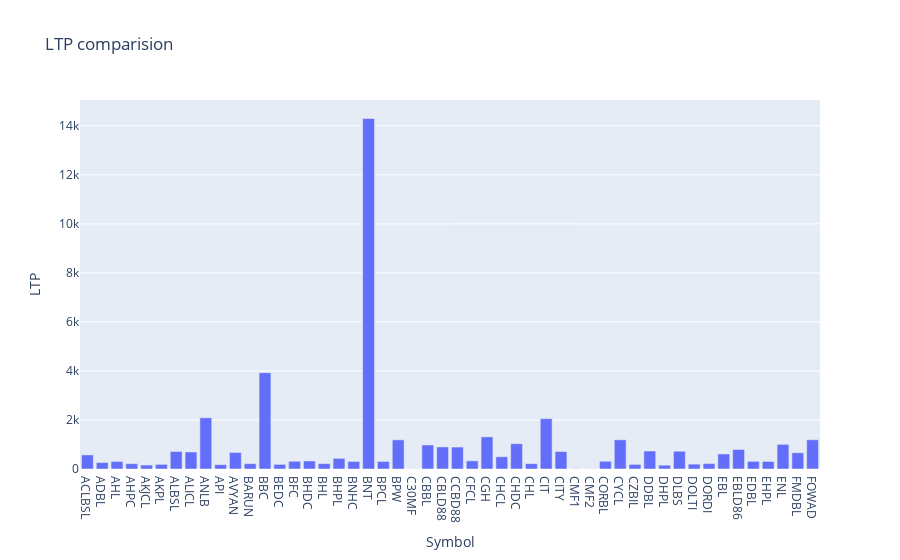

Here is the notebook cell this chart was saved with:
### Code cell
# LTP comparision
import plotly.express as px

fig = px.bar(df[0:50], x='Symbol', y='LTP', title='LTP comparision')
fig.show()

### Figure 1 — Plotly figure (JSON) as saved in the notebook; plotly's stock layout.template omitted (floating-point values rounded to 4 significant figures)
{"data": [{"alignmentgroup": "True", "hovertemplate": "Symbol=%{x}<br>LTP=%{y}<extra></extra>", "legendgroup": "", "marker": {"color": "#636efa", "pattern": {"shape": ""}}, "name": "", "offsetgroup": "", "orientation": "v", "showlegend": false, "textposition": "auto", "type": "bar", "x": ["ACLBSL", "ADBL", "AHL", "AHPC", "AKJCL", "AKPL", "ALBSL", "ALICL", "ANLB", "API", "AVYAN", "BARUN", "BBC", "BEDC", "BFC", "BHDC", "BHL", "BHPL", "BNHC", "BNT", "BPCL", "BPW", "C30MF", "CBBL", "CBLD88", "CCBD88", "CFCL", "CGH", "CHCL", "CHDC", "CHL", "CIT", "CITY", "CMF1", "CMF2", "CORBL", "CYCL", "CZBIL", "DDBL", "DHPL", "DLBS", "DOLTI", "DORDI", "EBL", "EBLD86", "EDBL", "EHPL", "ENL", "FMDBL", "FOWAD"], "xaxis": "x", "y": [574, 261.9, 311, 217, 161, 188.9, 715, 693.9, 2090, 178, 675.1, 217.5, 3930, 188.9, 315, 327.4, 218.3, 434.4, 308, 14300, 309, 1190, 9.07, 980, 900, 895.2, 334, 1310, 499.5, 1032, 218, 2054, 712.7, 7.9, 8.33, 317, 1191, 188.1, 733, 157, 725, 199, 221, 614, 795, 313, 308, 1005, 664, 1192], "yaxis": "y"}], "layout": {"barmode": "relative", "legend": {"tracegroupgap": 0}, "title": {"text": "LTP comparision"}, "xaxis": {"anchor": "y", "domain": [0, 1], "title": {"text": "Symbol"}}, "yaxis": {"anchor": "x", "domain": [0, 1], "title": {"text": "LTP"}}}}
